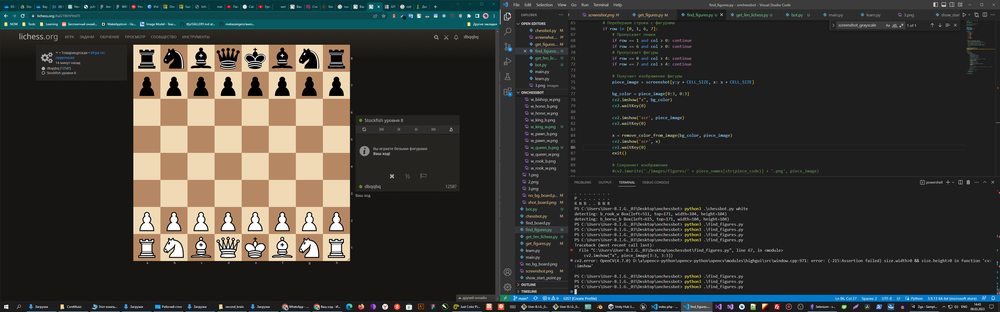
#> input picture screenshot.png, 1000 x 312 px, shrunk from 3840 x 1200 before the run
$ python show_start_point.py
#> lines starting #> are read from the running program, lines starting #| are printed output that depends on the picture
import cv2
import numpy as np

def find_chessboard_corner(image_path):
#> called with image_path = 'screenshot.png'
    img = cv2.imread(image_path)
#> img is the input picture: shape (312, 1000, 3); mean B, G, R 52.7, 57.2, 57.6
    gray = cv2.cvtColor(img, cv2.COLOR_BGR2GRAY)
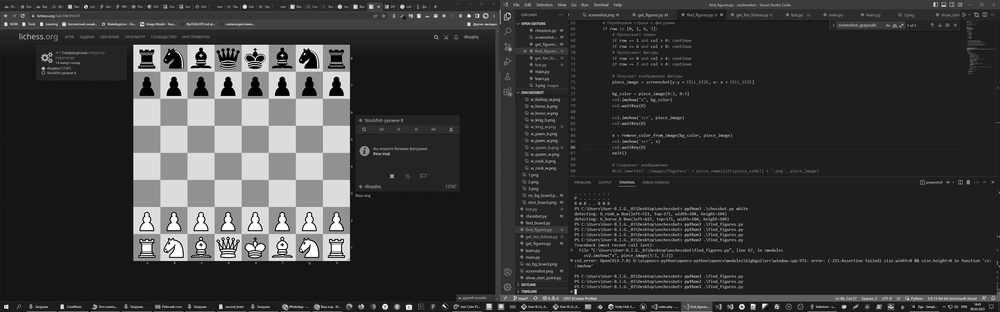
#> gray: shape (312, 1000); min 0, max 255, mean 56.8

    # Уменьшаем шум на изображении, используя фильтр Гаусса
    gray = cv2.GaussianBlur(gray, (5, 5), 0)
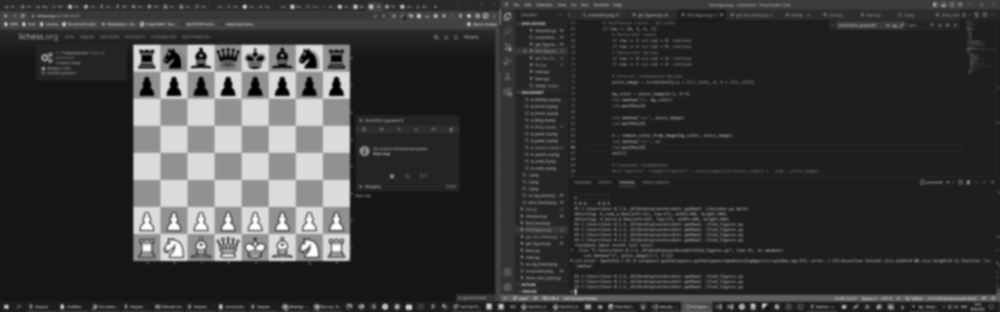
#> gray: shape (312, 1000); min 0, max 255, mean 56.7

    # Находим углы шахматной доски
    ret, corners = cv2.findChessboardCorners(gray, (8, 8), None)
#> ret = False; corners = None

    if ret:
        # Отображаем изображение с крестиком на найденном углу
        cv2.drawMarker(img, tuple(corners[0][0]), color=(0, 0, 255), markerType=cv2.MARKER_CROSS, thickness=2)
        cv2.imshow('image', img)
        cv2.waitKey(0)
        cv2.destroyAllWindows()
        return corners[0][0]

    return None


image_path = "screenshot.png"
#> (the run stopped early here; a loop or call above may not have finished)
